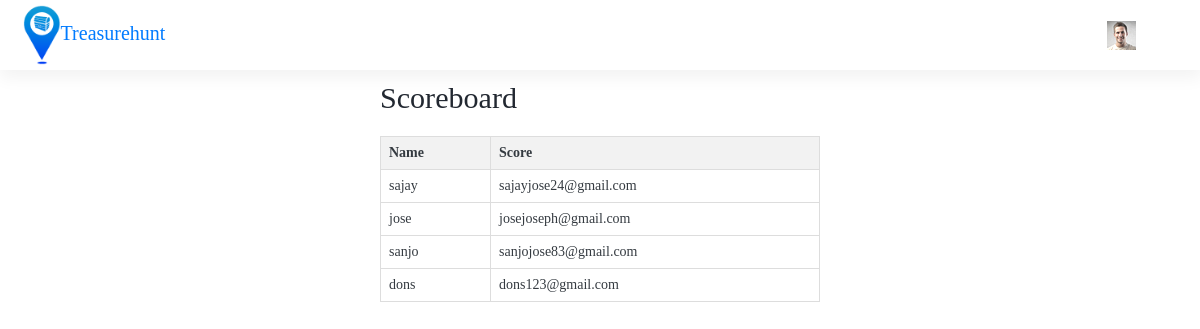
The app's page /scoreboard with its own data.
### app/models.py (models this page shows, shortened)
class User(models.Model):
    REGISTER_CHOICES = (
        ('1', 'Coordinator'),
        ('2', 'Player'),
    )
    uid = models.AutoField(primary_key=True)
    name = models.CharField(max_length=50)
    email = models.EmailField(unique=True)
    password = models.CharField(max_length=128)
    new_password = models.CharField(max_length=128,null=True,blank=True)
    register_as = models.IntegerField(choices=REGISTER_CHOICES, null=False, blank=False)
    game = models.ForeignKey(Game, related_name='players', on_delete=models.CASCADE, null=True, blank=True)
    phonecode = models.CharField(max_length=10)
    phone = models.CharField(max_length=20)
    token = models.CharField(max_length=64, blank=True, null=True)
    created_at = models.DateTimeField(auto_now_add=True)
    updated_at = models.DateTimeField(auto_now=True)
    deleted_at = models.BooleanField(default=False)
    last_login = models.DateTimeField(null=True, blank=True)

### app/views.py (the view)
# urls.py: path('scoreboard',views.scoreboard),
def scoreboard(request):
    user = User.objects.all()
    context = {'user': user}
    return render(request, 'player-dashboard/scoreboard.html', context)

### template/player-dashboard/scoreboard.html (shortened to what this page needs)
{% extends 'player-dashboard/app.html' %}
{% block content %}
<div class="center">
 <h2>Scoreboard</h2>
  <table>
    <tr>
      <th>Name</th>
      <th>Score</th>
    </tr>
  {% for i in user %}
    <tr>
      <td>{{ i.name }}</td>
      <td>{{ i.email }}</td>
    </tr>
    {% endfor %}
  </table>
</div>
{% endblock %}

### template/player-dashboard/scoreboard.html (style rules this page uses)
.center { margin: auto; width: 50%; padding: 80px; }
table { border-collapse: collapse; width: 100%; max-width: 800px; margin: 20px auto; }
th, td { border: 1px solid #ddd; padding: 8px; text-align: left; }
th { background-color: #f2f2f2; }

### records on screen
User: name "sajay", email "sajayjose24@gmail.com"
User: name "jose", email "josejoseph@gmail.com"
User: name "sanjo", email "sanjojose83@gmail.com"
User: name "dons", email "dons123@gmail.com"
